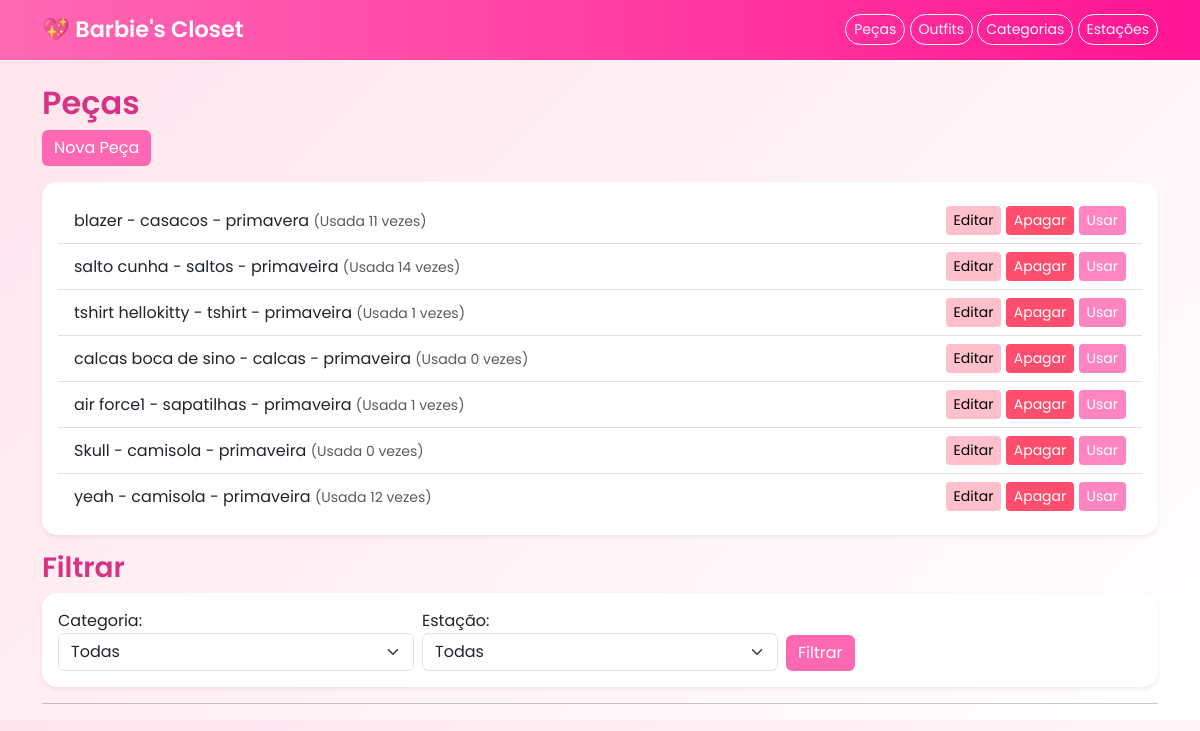
Before: / (signed in) with the older database file.
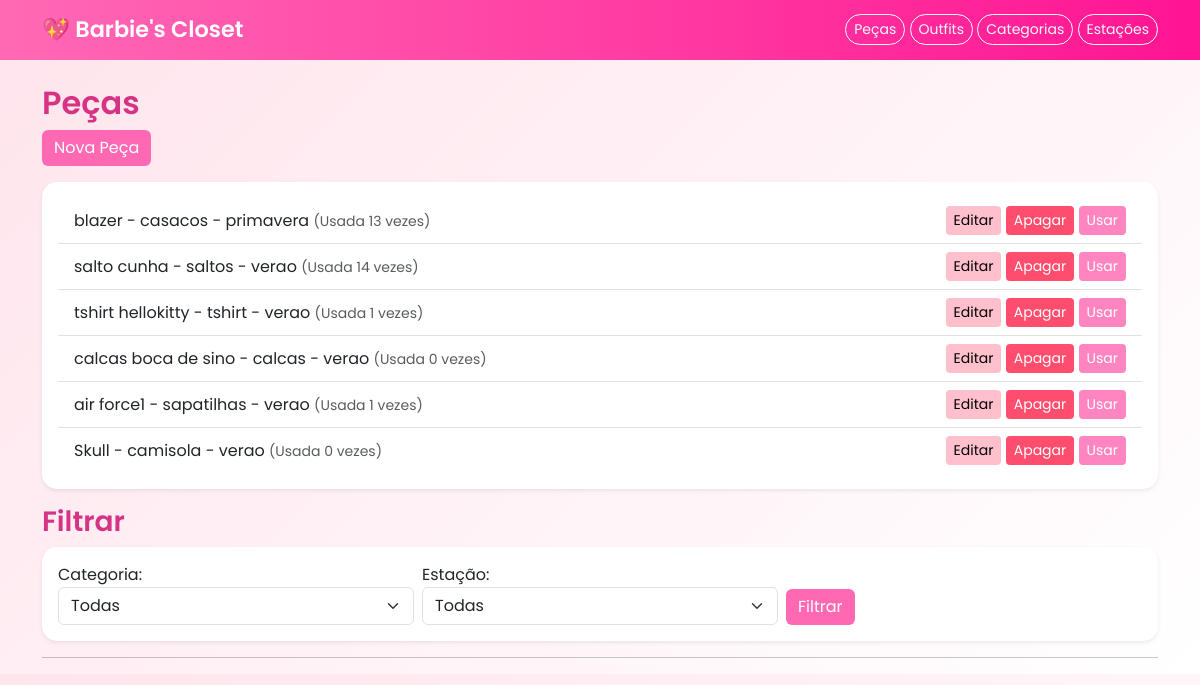
After: the same page with the newer database file.
### barbies_closet/models.py (models this page shows, shortened)
class Peca(models.Model):
    utilizador = models.ForeignKey(User, on_delete=models.CASCADE)
    nome = models.CharField(max_length=100)
    cor = models.CharField(max_length=50)
    marca = models.CharField(max_length=100)
    tamanho = models.CharField(max_length=10)
    data_aquisicao = models.DateField()
    frequencia_uso = models.IntegerField(default=0)
    categoria = models.ForeignKey(Categoria, on_delete=models.SET_NULL, null=True)
    estacao = models.ForeignKey(Estacao, on_delete=models.SET_NULL, null=True)

class Categoria(models.Model):
    nome = models.CharField(max_length=100)
    def __str__(self):
        return self.nome

class Estacao(models.Model):
    nome = models.CharField(max_length=50)
    def __str__(self):
        return self.nome

### barbies_closet/views.py (the view)
# urls.py: path('', views.lista_pecas),
@login_required
def lista_pecas(request):
    pecas = Peca.objects.filter(utilizador=request.user)
    categoria_id = request.GET.get('categoria')
    estacao_id = request.GET.get('estacao')
    if categoria_id:
        pecas = pecas.filter(categoria_id=categoria_id)
    if estacao_id:
        pecas = pecas.filter(estacao_id=estacao_id)
    categorias = Categoria.objects.all()
    estacoes = Estacao.objects.all()
    return render(request, 'pecas/pecas_lista.html', {
        'pecas': pecas,
        'categorias': categorias,
        'estacoes': estacoes
    })

### barbies_closet/templates/pecas/pecas_lista.html (shortened to what this page needs)
{% extends 'base.html' %}
{% block content %}
<h2>Peças</h2>
<a href="{% url 'criar_peca' %}" class="btn btn-primary mb-3">Nova Peça</a>
<div class="card p-3 shadow-sm mb-3">
    <ul class="list-group list-group-flush">
        {% for p in pecas %}
            <li class="list-group-item d-flex justify-content-between align-items-center">
                <span>
                    {{ p.nome }} - {{ p.categoria }} - {{ p.estacao }}
                    <small class="text-muted">(Usada {{ p.frequencia_uso }} vezes)</small>
                </span>
                <span>
                    <a href="/pecas/editar/{{ p.id }}/" class="btn btn-warning btn-sm">Editar</a>
                    <a href="/pecas/apagar/{{ p.id }}/" class="btn btn-danger btn-sm">Apagar</a>
                    <a href="/pecas/usar/{{ p.id }}/" class="btn btn-success btn-sm">Usar</a>
                </span>
            </li>
        {% endfor %}
    </ul>
</div>
<h3>Filtrar</h3>
<div class="card p-3 shadow-sm">
    <form method="GET" class="row g-2 align-items-end">
        <div class="col-md-4">
            Categoria:
            <select name="categoria" class="form-select">
                <option value="">Todas</option>
            </select>
        </div>
        <div class="col-md-4">
            Estação:
            <select name="estacao" class="form-select">
                <option value="">Todas</option>
            </select>
        </div>
        <div class="col-md-4">
            <button type="submit" class="btn btn-primary">Filtrar</button>
        </div>
    </form>
</div>
<hr>
{% endblock %}

### barbies_closet/templates/base.html (shortened to what this page needs)
<!DOCTYPE html>
<html lang="pt">
<head>
    <link href="https://cdn.jsdelivr.net/npm/bootstrap@5.3.0/dist/css/bootstrap.min.css" rel="stylesheet">
</head>
<body>
<nav class="navbar navbar-expand-lg navbar-dark">
    <div class="container">
        <a class="navbar-brand" href="/">💖 Barbie's Closet</a>
        <div>
            <a class="btn btn-outline-light btn-sm" href="{% url 'lista_pecas' %}">Peças</a>
            <a class="btn btn-outline-light btn-sm" href="{% url 'lista_outfits' %}">Outfits</a>
            <a class="btn btn-outline-light btn-sm" href="{% url 'lista_categorias' %}">Categorias</a>
            <a class="btn btn-outline-light btn-sm" href="{% url 'lista_estacoes' %}">Estações</a>
        </div>
    </div>
</nav>
<div class="container mt-4">
    {% block content %}{% endblock %}
</div>
</body>
</html>

### barbies_closet/templates/base.html (style rules this page uses)
body { background: linear-gradient(135deg, #ffe4ec, #fff); font-family: 'Poppins', sans-serif; }
.navbar { background: linear-gradient(90deg, #ff69b4, #ff1493); }
.navbar-brand { font-weight: 600; font-size: 1.4rem; }
.btn-outline-light { border-radius: 20px; }
.card { border: none; border-radius: 15px; transition: transform 0.2s ease; }
.btn-primary { background-color: #ff69b4; border: none; }
.btn-success { background-color: #ff85c1; border: none; }
.btn-warning { background-color: #ffc0cb; border: none; }
.btn-danger { background-color: #ff4d6d; border: none; }
form { background: white; border-radius: 15px; }
h1, h2, h3 { color: #d63384; font-weight: 600; }

Changed rows visible on the page:
removed Peca: nome "yeah", categoria "camisola", estacao "primaveira", frequencia_uso "12"
changed Peca "blazer": frequencia_uso "11" → "13"
changed through a linked row, Peca "salto cunha": estacao "primaveira" → "verao"
changed through a linked row, Peca "tshirt hellokitty": estacao "primaveira" → "verao"
changed through a linked row, Peca "calcas boca de sino": estacao "primaveira" → "verao"
changed through a linked row, Peca "air force1": estacao "primaveira" → "verao"
changed through a linked row, Peca "Skull": estacao "primaveira" → "verao"
